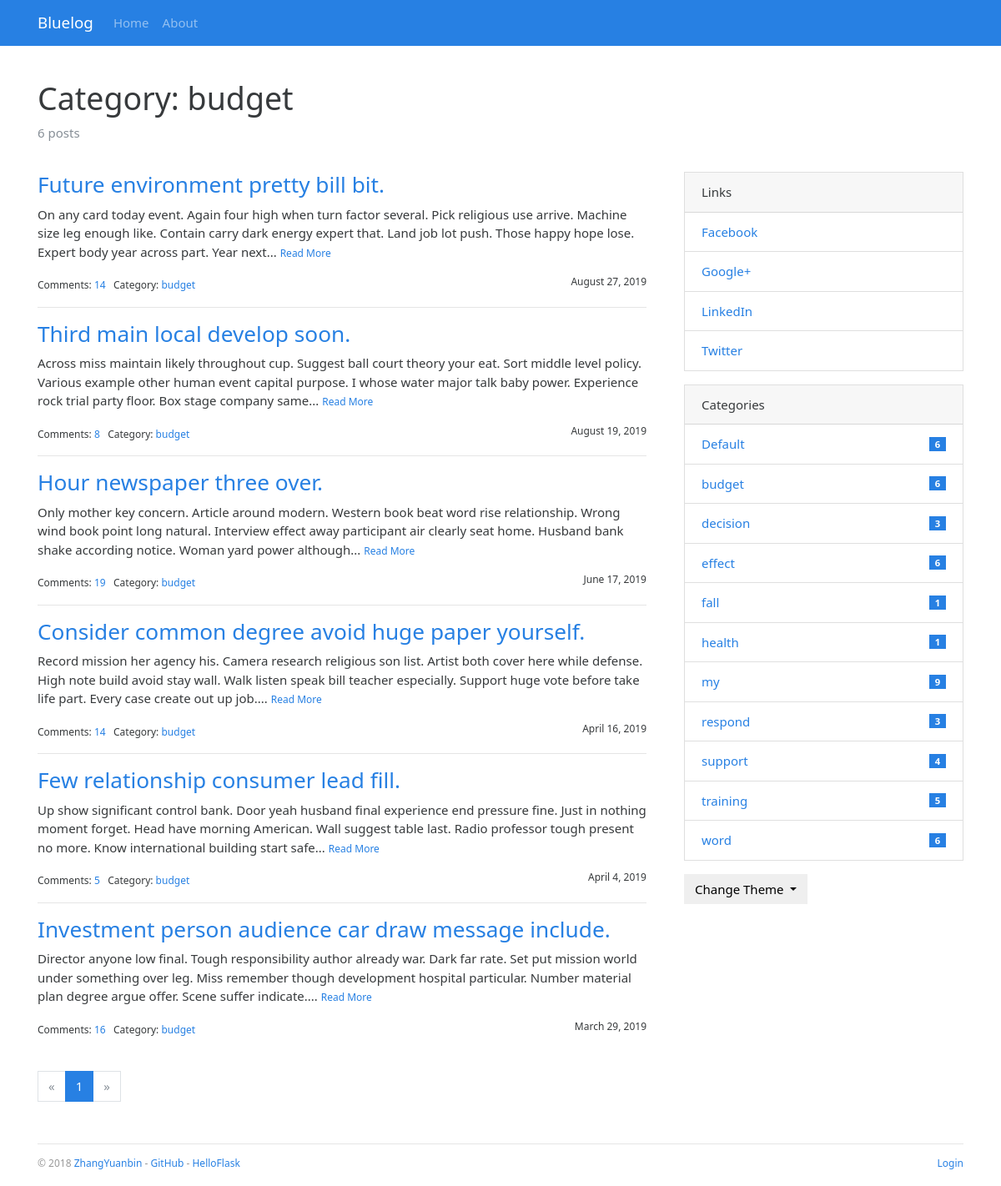
Page /category/2 on the committed database.
### mylog/models.py (models this page shows, shortened)
class Admin(db.Model, UserMixin):
    id = db.Column(db.Integer, primary_key=True)
    username = db.Column(db.String(20))
    password_hash = db.Column(db.String(128))
    blog_title = db.Column(db.String(60))
    blog_sub_title = db.Column(db.String(100))
    name = db.Column(db.String(30))
    about = db.Column(db.Text)

class Category(db.Model):
    id = db.Column(db.Integer, primary_key=True)
    name = db.Column(db.String(30), unique=True)
    posts = db.relationship('Post', back_populates='category')

class Post(db.Model):
    id = db.Column(db.Integer, primary_key=True)
    title = db.Column(db.String(60))
    body = db.Column(db.Text)
    timestamp = db.Column(db.DateTime, default=datetime.utcnow, index=True)
    can_comment = db.Column(db.Boolean, default=True)
    category = db.relationship('Category', back_populates='posts')
    category_id = db.Column(db.Integer, db.ForeignKey('category.id'))
    comments = db.relationship('Comment', back_populates='post', cascade='all, delete-orphan')

class Link(db.Model):
    id = db.Column(db.Integer, primary_key=True)
    name = db.Column(db.String(30))
    url = db.Column(db.String(255))

### mylog/blueprints/blog.py (the view)
@blog_bp.route('/category/<int:category_id>')
def show_category(category_id):
    category = Category.query.get_or_404(category_id)
    page = request.args.get('page', 1, type=int)
    per_page = current_app.config['BLUELOG_POST_PER_PAGE']
    pagination = Post.query.with_parent(category).order_by(Post.timestamp.desc()).paginate(page, per_page)
    posts = pagination.items
    return render_template('blog/category.html', category=category, pagination=pagination, posts=posts)

### mylog/__init__.py (called while the page is built)
def register_template_context(app):
    @app.context_processor
    def make_template_context():
        admin = Admin.query.first()
        categories = Category.query.order_by(Category.name).all()
        links = Link.query.order_by(Link.name).all()
        if current_user.is_authenticated:
            unread_comments = Comment.query.filter_by(reviewed=False).count()
        else:
            unread_comments = None
        return dict(
            admin=admin, categories=categories,
            links=links, unread_comments=unread_comments)

def register_request_handlers(app):
    @app.after_request
    def query_profiler(response):
        for q in get_debug_queries():
            if q.duration >= app.config['BLUELOG_SLOW_QUERY_THRESHOLD']:
                app.logger.warning(
                    'Slow query: Duration: %fs\n Context: %s\nQuery: %s\n '
                    % (q.duration, q.context, q.statement)
                )
        return response

### mylog/templates/blog/category.html (shortened to what this page needs)
{% extends 'base.html' %}
{% from 'bootstrap/pagination.html' import render_pagination %}
{% block content %}
    <div class="page-header">
        <h1>Category: {{ category.name }}</h1>
        <p class="text-muted">{{ category.posts|length }} posts</p>
    </div>
    <div class="row">
        <div class="col-sm-8">
            {% include "blog/_posts.html" %}
            <div class="page-footer">{{ render_pagination(pagination) }}</div>
        </div>
        <div class="col-sm-4 sidebar">
            {% include "blog/_sidebar.html" %}
        </div>
    </div>
{% endblock %}

### mylog/templates/base.html (shortened to what this page needs)
{% from 'bootstrap/nav.html' import render_nav_item %}
<!DOCTYPE html>
<html lang="en">
<head>
    {% block head %}
        <link rel="stylesheet"
              href="{{ url_for('static', filename='css/%s.min.css' % request.cookies.get('theme', 'perfect_blue')) }}"
              type="text/css">
        <link rel="stylesheet" href="{{ url_for('static', filename='css/style.css') }}" type="text/css">
    {% endblock head %}
</head>
<body>
{% block nav %}
    <nav class="navbar navbar-expand-lg navbar-dark bg-primary">
        <div class="container">
            <a class="navbar-brand" href="{{ url_for('blog.index') }}">{{ admin.blog_title }}</a>
            <div class="collapse navbar-collapse" id="navbarColor01">
                <ul class="navbar-nav mr-auto">
                    {{ render_nav_item('blog.index', 'Home') }}
                    {{ render_nav_item('blog.about', 'About') }}
                </ul>
            </div>
        </div>
    </nav>
{% endblock nav %}
<main class="container">
    {% block content %}{% endblock content %}
    {% block footer %}
        <footer>
            <p class="float-left">
                <small> &copy; 2018 <a href="http://zhangyuanbin.com" title="Written by ZhangYuanbin">ZhangYuanbin</a> -
                    <a href="https://github.com/zhangyuanbin2019/mylog" title="Fork me on GitHub">GitHub</a> -
                    <a href="http://helloflask.com" title="A HelloFlask project">HelloFlask</a>
                </small>
            </p>
            <p class="float-right">
                <small>
                    {% if current_user.is_authenticated %}
                        <a href="{{ url_for('auth.logout', next=request.full_path) }}">Logout</a>
                    {% else %}
                        <a href="{{ url_for('auth.login', next=request.full_path) }}">Login</a>
                    {% endif %}
                </small>
            </p>
        </footer>
    {% endblock footer %}
</main>
</body>
</html>

### mylog/templates/blog/_posts.html (shortened to what this page needs)
{% if posts %}
    {% for post in posts %}
        <h3 class="text-primary"><a href="{{ url_for('.show_post', post_id=post.id) }}">{{ post.title }}</a></h3>
        <p>
            {{ post.body|striptags|truncate }}
            <small><a href="{{ url_for('.show_post', post_id=post.id) }}">Read More</a></small>
        </p>
        <small>
            Comments: <a href="{{ url_for('.show_post', post_id=post.id) }}#comments">{{ post.comments|length }}</a>&nbsp;&nbsp;
            Category: <a
                href="{{ url_for('.show_category', category_id=post.category.id) }}">{{ post.category.name }}</a>
            <span class="float-right">{{ moment(post.timestamp).format('LL') }}</span>
        </small>
        {% if not loop.last %}
            <hr>
        {% endif %}
    {% endfor %}
{% endif %}

### mylog/templates/blog/_sidebar.html (shortened to what this page needs)
{% if links %}
    <div class="card mb-3">
        <div class="card-header">Links</div>
        <ul class="list-group list-group-flush">
            {% for link in links %}
                <li class="list-group-item  list-group-item-action d-flex justify-content-between align-items-center">
                    <a href="{{ link.url }}" target="_blank">{{ link.name }}</a>
                </li>
            {% endfor %}
        </ul>
    </div>
{% endif %}
{% if categories %}
    <div class="card mb-3">
        <div class="card-header">Categories</div>
        <ul class="list-group list-group-flush">
            {% for category in categories %}
                <li class="list-group-item  list-group-item-action d-flex justify-content-between align-items-center">
                    <a href="{{ url_for('blog.show_category', category_id=category.id) }}">
                        {{ category.name }}
                    </a>
                    <span class="badge badge-primary badge-pill"> {{ category.posts|length }}</span>
                </li>
            {% endfor %}
        </ul>
    </div>
{% endif %}
<div class="dropdown">
    <button class="btn btn-default dropdown-toggle" type="button" id="dropdownMenuButton"
            data-toggle="dropdown" aria-haspopup="true" aria-expanded="false">
        Change Theme
    </button>
</div>

### mylog/static/css/style.css (style rules this page uses)
nav { margin-bottom: 20px; }
.page-header { padding-top: 20px; padding-bottom: 20px; }
.sidebar { padding-left: 30px; }
footer { margin-top: 30px; padding: 10px 0 40px; color: #999; border-top: 1px solid #e5e5e5; }
.page-footer { padding-top: 40px; }

### rows in the picture
Admin: blog_title "Bluelog"
Category: name "budget", posts|length "6"
Post: title "Future environment pretty bill bit.", body "On any card today event. Again four high when turn factor several. Pick religious use arrive. Machine size leg enough like. Contain carry dark energy expert that. Land job lot push. Those happy hope lose. Expert body year across part. Year next...", comments|length "14", category.name "budget", timestamp "August 27, 2019"
Post: title "Third main local develop soon.", body "Across miss maintain likely throughout cup. Suggest ball court theory your eat. Sort middle level policy. Various example other human event capital purpose. I whose water major talk baby power. Experience rock trial party floor. Box stage company same...", comments|length "8", category.name "budget", timestamp "August 19, 2019"
Post: title "Hour newspaper three over.", body "Only mother key concern. Article around modern. Western book beat word rise relationship. Wrong wind book point long natural. Interview effect away participant air clearly seat home. Husband bank shake according notice. Woman yard power although...", comments|length "19", category.name "budget", timestamp "June 17, 2019"
Post: title "Consider common degree avoid huge paper yourself.", body "Record mission her agency his. Camera research religious son list. Artist both cover here while defense. High note build avoid stay wall. Walk listen speak bill teacher especially. Support huge vote before take life part. Every case create out up job....", comments|length "14", category.name "budget", timestamp "April 16, 2019"
Post: title "Few relationship consumer lead fill.", body "Up show significant control bank. Door yeah husband final experience end pressure fine. Just in nothing moment forget. Head have morning American. Wall suggest table last. Radio professor tough present no more. Know international building start safe...", comments|length "5", category.name "budget", timestamp "April 4, 2019"
Post: title "Investment person audience car draw message include.", body "Director anyone low final. Tough responsibility author already war. Dark far rate. Set put mission world under something over leg. Miss remember though development hospital particular. Number material plan degree argue offer. Scene suffer indicate....", comments|length "16", category.name "budget", timestamp "March 29, 2019"
Link: name "Facebook"
Link: name "Google+"
Link: name "LinkedIn"
Link: name "Twitter"
Category: name "Default", posts|length "6"
Category: name "decision", posts|length "3"
Category: name "effect", posts|length "6"
Category: name "fall", posts|length "1"
Category: name "health", posts|length "1"
Category: name "my", posts|length "9"
Category: name "respond", posts|length "3"
Category: name "support", posts|length "4"
Category: name "training", posts|length "5"
Category: name "word", posts|length "6"

### other values in the picture
{{ render_nav_item('blog.index', 'Home') }} "Home"
{{ render_nav_item('blog.about', 'About') }} "About"
{{ category.posts|length }} "6"
{{ render_pagination(pagination) }} "« 1 »"
